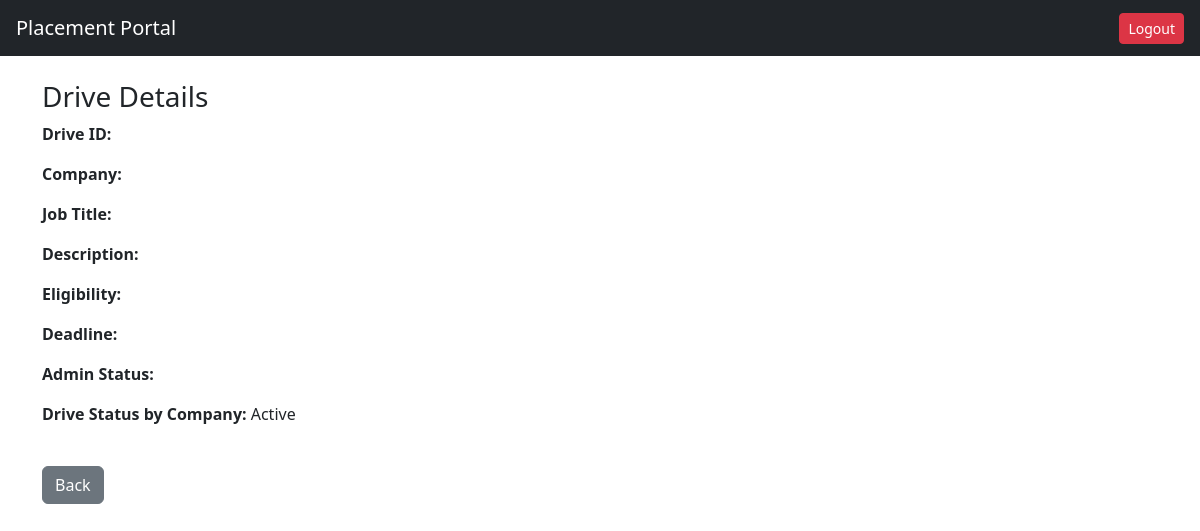
The page /admin/drive_details/4 (signed in) on the database as committed earlier.
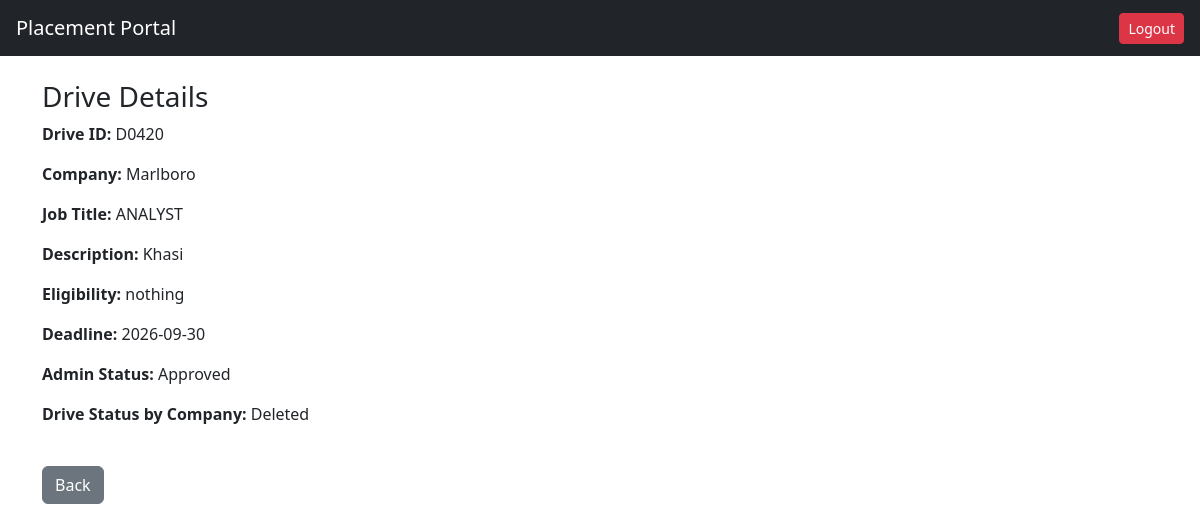
The same page on the database as committed later.
### tables this page shows
CREATE TABLE drive(
    id INTEGER PRIMARY KEY AUTOINCREMENT,
    drive_uid TEXT UNIQUE,
    company_id INTEGER,
    job_title TEXT,
    job_description TEXT,
    eligibility TEXT,
    deadline TEXT,
    status TEXT DEFAULT 'Pending',
    is_deleted INTEGER DEFAULT 0,
    FOREIGN KEY(company_id) REFERENCES company(id)
);

CREATE TABLE company(
    id INTEGER PRIMARY KEY AUTOINCREMENT,
    company_uid TEXT,
    company_name TEXT,
    hr_contact TEXT,
    email TEXT UNIQUE,
    password TEXT,
    website TEXT,
    description TEXT,
    approval_status TEXT DEFAULT 'Pending',
    is_active INTEGER DEFAULT 1
);

### app.py (the view)
@app.route("/admin/drive_details/<int:drive_id>")
def admin_drive_details(drive_id):
    if session.get("role") != "admin":
        return redirect("/")
    conn = get_connection()
    drive = conn.execute("""

    SELECT
        drive.*,
        company.company_name

    FROM drive

    JOIN company
    ON company.id = drive.company_id

    WHERE drive.id = ?

    """,(drive_id,)).fetchone()
    conn.close()
    return render_template(
        "admin_drive_details.html",
        drive=drive
    )

### models.py (called while the page is built)
def get_connection():
    conn = sqlite3.connect(DATABASE)
    conn.row_factory = sqlite3.Row
    return conn

### templates/admin_drive_details.html
{% extends "base.html" %}
{% block content %}
<h3>Drive Details</h3>
<p><b>Drive ID:</b> {{ drive.drive_uid }}</p>
<p><b>Company:</b> {{ drive.company_name }}</p>
<p><b>Job Title:</b> {{ drive.job_title }}</p>
<p><b>Description:</b> {{ drive.job_description }}</p>
<p><b>Eligibility:</b> {{ drive.eligibility }}</p>
<p><b>Deadline:</b> {{ drive.deadline }}</p>
<p><b>Admin Status:</b> {{ drive.status }}</p>
{% if drive.is_deleted == 1 %}
<p><b>Drive Status by Company:</b> Deleted</p>
{% else %}
<p><b>Drive Status by Company:</b> Active</p>
{% endif %}
<br>
<a href="/admin/drives" class="btn btn-secondary">
Back
</a>
{% endblock %}

Rows that differ between the two databases and show on the page:
added drive: drive_uid "D0420", job_title "ANALYST", job_description "Khasi", eligibility "nothing", deadline "2026-09-30", status "Approved"
added company: company_name "Marlboro"
Other text that changed with them:
text no longer shown: "Active"
text now shown: "Deleted"
